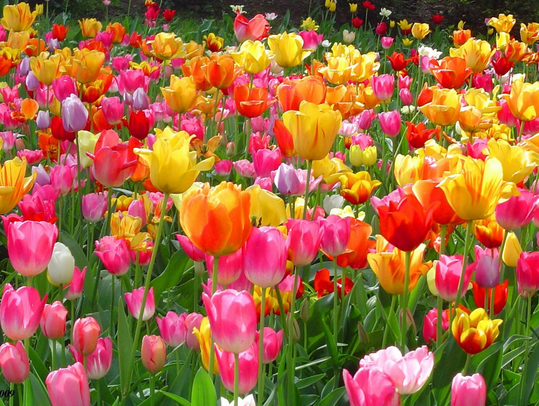
#> input picture Image processing/image.png, 539 x 406 px
$ python Detect__Edge.py
#> lines starting #> are read from the running program, lines starting #| are printed output that depends on the picture
#detect edges in image
import cv2
img = cv2.imread("image.png")
#> img is the input picture: shape (406, 539, 3); mean B, G, R 62.4, 105.1, 164
edge_img = cv2.Canny(img,100,200)
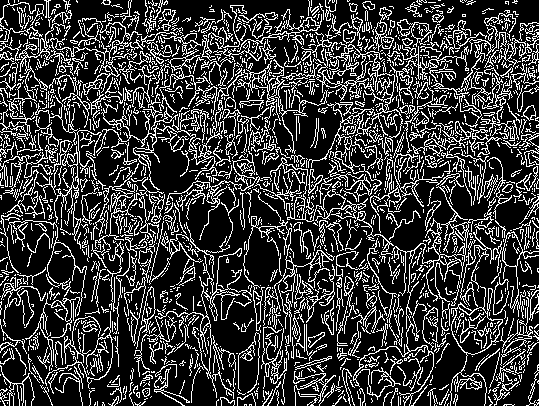
#> edge_img: shape (406, 539); 23% white in thin lines or dots
cv2.imshow("Detected Edges", edge_img)
cv2.waitKey(0)
